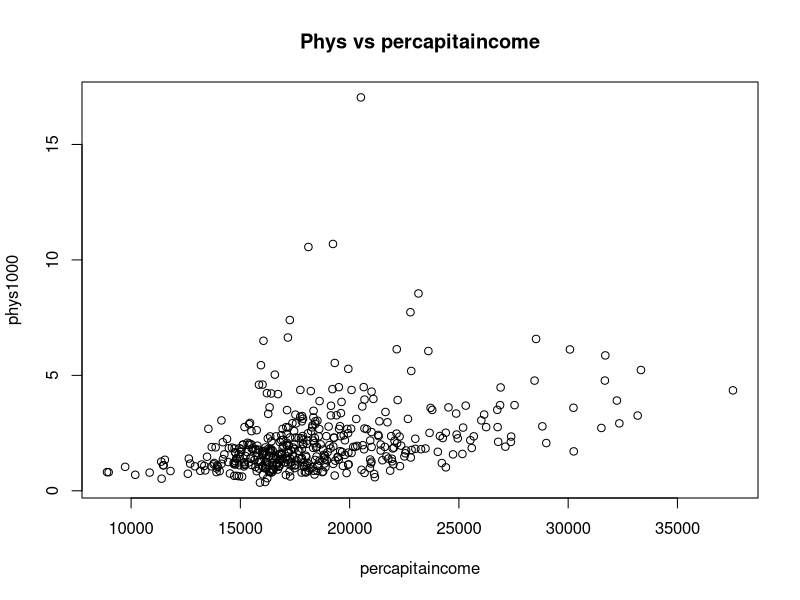
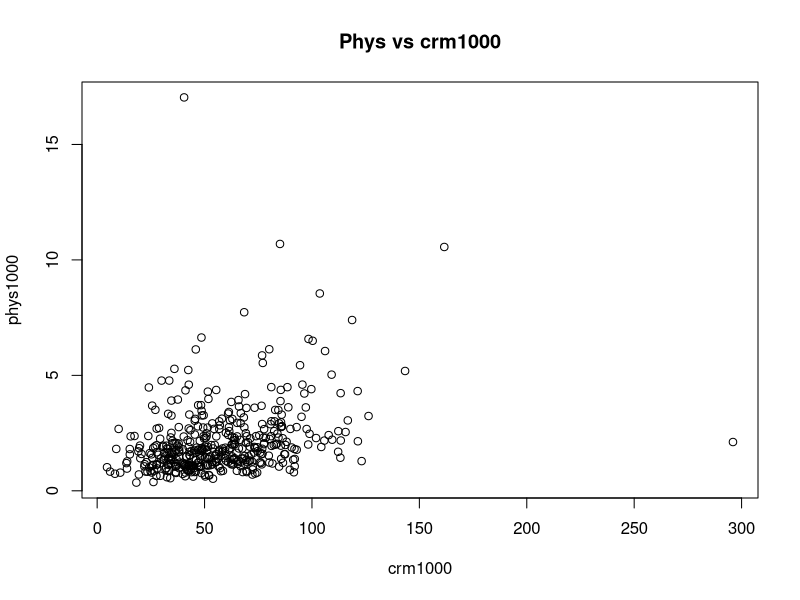
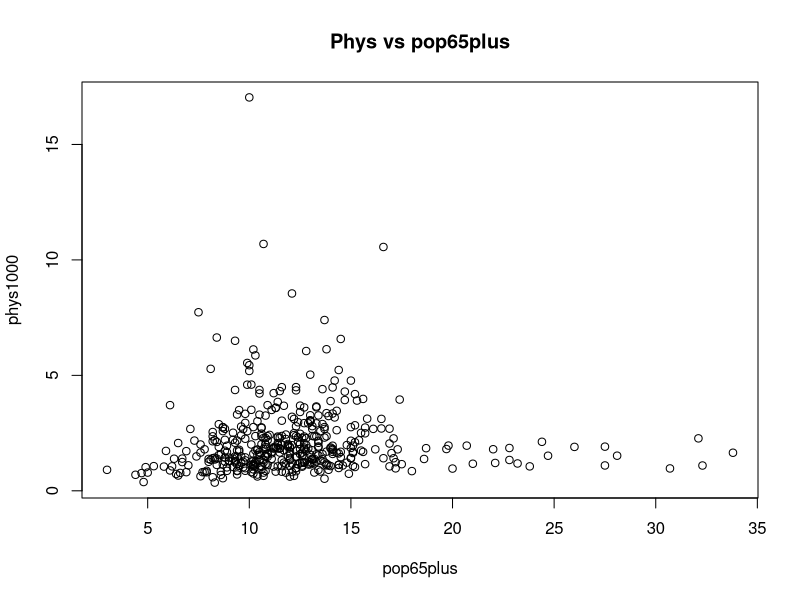
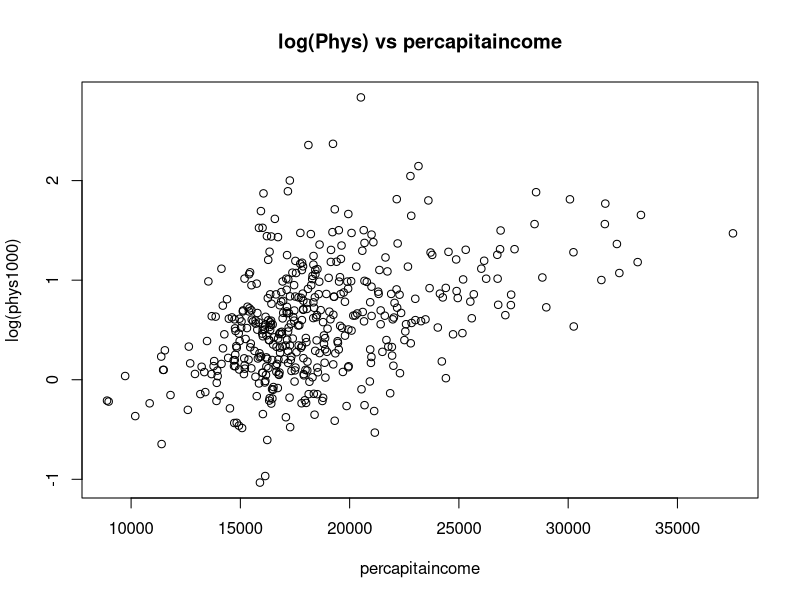
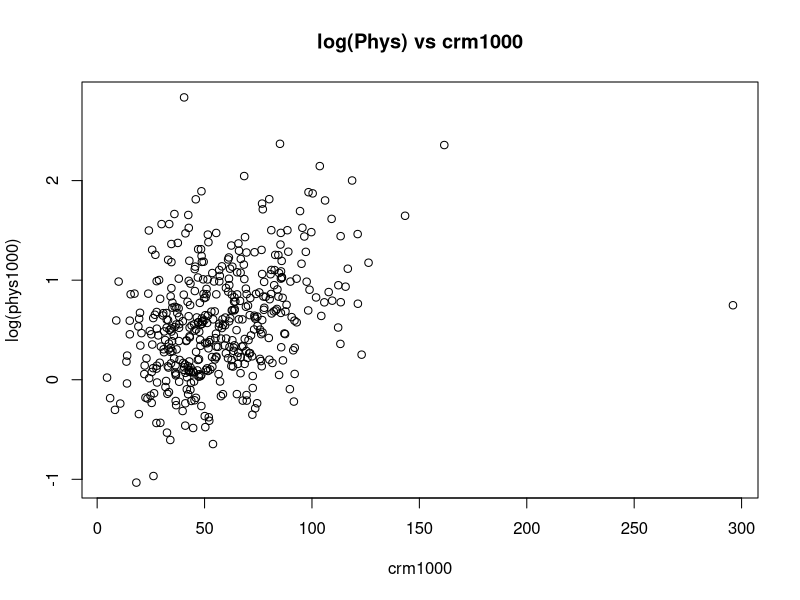
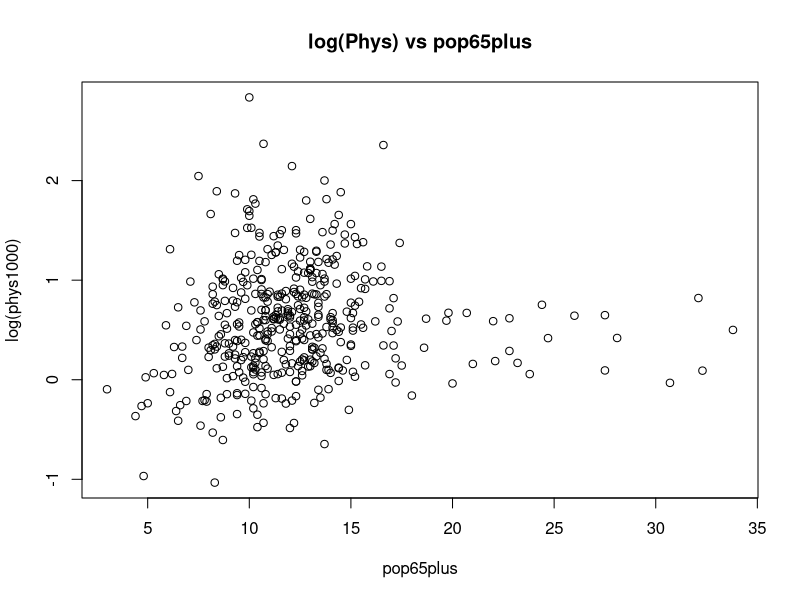
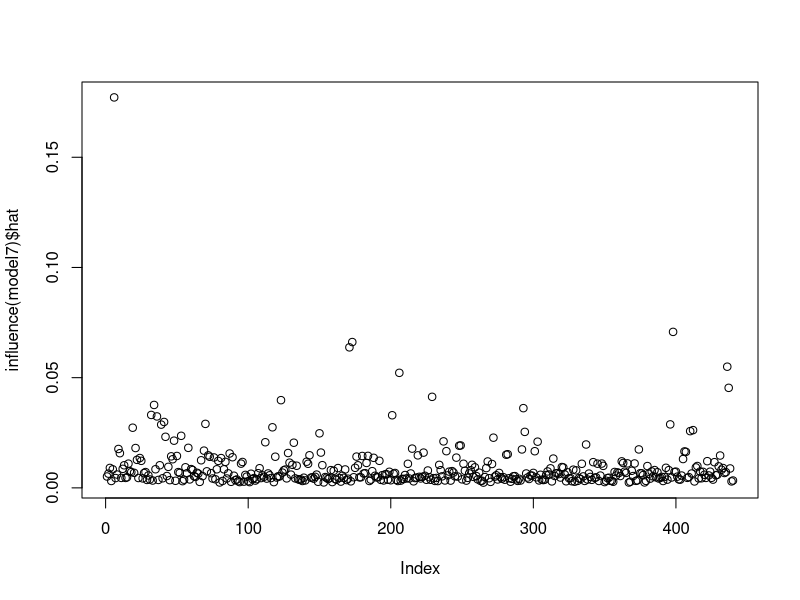
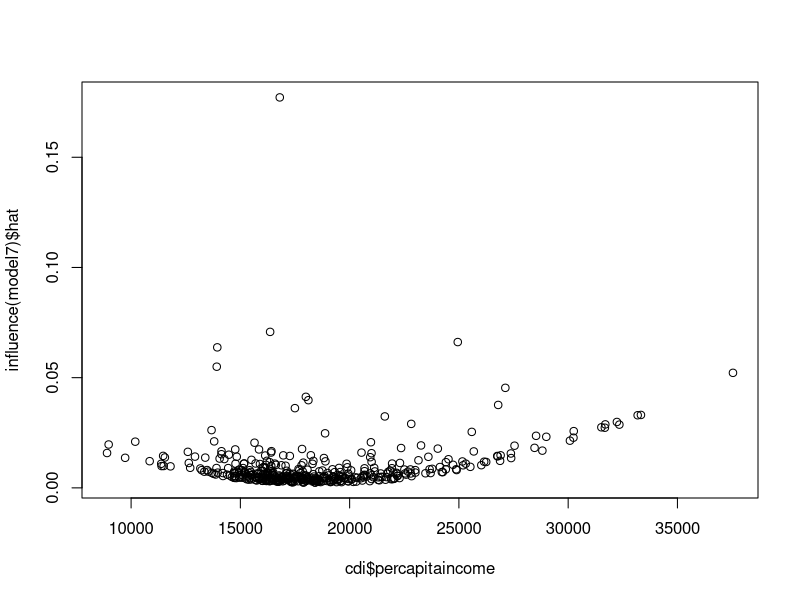

The R script that drew these images, in order: (Note: this script raises an error after producing the figures.)
## ---- chunk 1

cdi <- read.delim("CDI.txt")
cdi$region <- factor(cdi$region, levels = c(1, 2, 3, 4),
labels = c("Northeast", "Midwest", "South", "West"))
cdi$phys1000 <- 1000 * cdi$phys / cdi$popul
cdi$crm1000 <- 1000 * cdi$crimes / cdi$popul
## ---- chunk 2
plot(phys1000 ~ percapitaincome, data = cdi, main ="Phys vs percapitaincome")
plot(phys1000 ~ crm1000, data = cdi, main ="Phys vs crm1000")
plot(phys1000 ~ pop65plus, data = cdi, main ="Phys vs pop65plus")

plot(log(phys1000) ~ percapitaincome, data = cdi, main ="log(Phys) vs percapitaincome")
plot(log(phys1000) ~ crm1000, data = cdi, main ="log(Phys) vs crm1000")
plot(log(phys1000) ~ pop65plus, data = cdi, main ="log(Phys) vs pop65plus")
## ---- chunk 3
model1 <- lm(log(phys1000) ~ percapitaincome, data = cdi)
model2 <- lm(log(phys1000) ~ crm1000, data = cdi)
model3 <- lm(log(phys1000) ~ pop65plus, data = cdi)
model4 <- lm(log(phys1000) ~ percapitaincome + crm1000, data = cdi)
model5 <- lm(log(phys1000) ~ percapitaincome + pop65plus, data = cdi)
model6 <- lm(log(phys1000) ~ crm1000 + pop65plus, data = cdi)
model7 <- lm(log(phys1000) ~ percapitaincome + crm1000 + pop65plus, data = cdi)
model8 <- lm(log(phys1000) ~ 1, data = cdi)

r2 = c(
  summary(model1)$adj.r.squared,
  summary(model2)$adj.r.squared,
  summary(model3)$adj.r.squared,
  summary(model4)$adj.r.squared,
  summary(model5)$adj.r.squared,
  summary(model6)$adj.r.squared,
  summary(model7)$adj.r.squared,
  summary(model8)$adj.r.squared
)
r2

bic = c(
  AIC(model1, k = log(440)),
  AIC(model2, k = log(440)),
  AIC(model3, k = log(440)),
  AIC(model4, k = log(440)),
  AIC(model5, k = log(440)),
  AIC(model6, k = log(440)),
  AIC(model7, k = log(440)),
  AIC(model8, k = log(440))
)
bic



## ---- chunk 4
plot(influence(model7)$hat)

plot(influence(model7)$hat ~cdi$percapitaincome)
plot(influence(model7)$hat ~cdi$crm1000)
plot(influence(model7)$hat ~cdi$pop65plus)
## ---- chunk 5
outlier <- which(cdi$crm1000 > 250)
cdi[outlier,]
## ---- chunk 6
studRes <- rstudent(model7)
plot(studRes ~ cdi$percapitaincome)
plot(studRes ~ cdi$crm1000)
plot(studRes ~ cdi$pop65plus)

pred <- predict(model7)
plot(studRes ~ pred)
abline(h=c(-2,2))

studRes[outlier]
## ---- chunk 7
outlier2 <- which(studRes > 4)
cdi[outlier2,]
## ---- chunk 8
sigmas <- influence(model7)$sigma
plot(sigmas ~ cdi$crm1000) 
plot(sigmas ~ cdi$percapitaincome) 
plot(sigmas ~ cdi$pop65plus) 

points(outlier, sigmas[outlier], col = "red", pch = 19)
points(outlier2, sigmas[outlier2], col = "green", pch = 19)
## ---- chunk 9
D <- cooks.distance(model7)
Di <- cooks.distance(model7i)
plot(D ~ cdi$percapitaincome)
plot(Di ~ cdi[-c(outlier,outlier2),]$percapitaincome)
plot(D ~ cdi$crm1000)
plot(Di ~ cdi[-c(outlier,outlier2),]$crm1000)
plot(D ~ cdi$pop65plus)
plot(Di ~ cdi[-c(outlier,outlier2),]$pop65plus)

## ---- chunk 10
betas <- dfbetas(model7)
plot(betas[,1] ~ cdi$id)
plot(betas[,2] ~ cdi$id)
plot(betas[,3] ~ cdi$id)
plot(betas[,4] ~ cdi$id)

## ---- chunk 11
cdi <- cdi[-c(outlier,outlier2),]
## ---- chunk 12
model1 <- lm(log(phys1000) ~ percapitaincome, data = cdi)
model2 <- lm(log(phys1000) ~ crm1000, data = cdi)
model3 <- lm(log(phys1000) ~ pop65plus, data = cdi)
model4 <- lm(log(phys1000) ~ percapitaincome + crm1000, data = cdi)
model5 <- lm(log(phys1000) ~ percapitaincome + pop65plus, data = cdi)
model6 <- lm(log(phys1000) ~ crm1000 + pop65plus, data = cdi)
model7 <- lm(log(phys1000) ~ percapitaincome + crm1000 + pop65plus, data = cdi)
model8 <- lm(log(phys1000) ~ 1, data = cdi)

r2 = c(
  summary(model1)$adj.r.squared,
  summary(model2)$adj.r.squared,
  summary(model3)$adj.r.squared,
  summary(model4)$adj.r.squared,
  summary(model5)$adj.r.squared,
  summary(model6)$adj.r.squared,
  summary(model7)$adj.r.squared,
  summary(model8)$adj.r.squared
)
r2

bic = c(
  AIC(model1, k = log(440)),
  AIC(model2, k = log(440)),
  AIC(model3, k = log(440)),
  AIC(model4, k = log(440)),
  AIC(model5, k = log(440)),
  AIC(model6, k = log(440)),
  AIC(model7, k = log(440)),
  AIC(model8, k = log(440))
)
bic
## ---- chunk 13
plot(influence(model7)$hat)

plot(influence(model7)$hat ~cdi$percapitaincome)
plot(influence(model7)$hat ~cdi$crm1000)
plot(influence(model7)$hat ~cdi$pop65plus)
## ---- chunk 14
studRes <- rstudent(model7)
plot(studRes ~ cdi$percapitaincome)
plot(studRes ~ cdi$crm1000)
plot(studRes ~ cdi$pop65plus)

pred <- predict(model7)
plot(studRes ~ pred)
abline(h=c(-2,2))

## ---- chunk 15

sigmas <- influence(model7)$sigma
plot(sigmas ~ cdi$crm1000) 
plot(sigmas ~ cdi$percapitaincome) 
plot(sigmas ~ cdi$pop65plus) 

## ---- chunk 16
D <- cooks.distance(model7)
plot(D ~ cdi$percapitaincome)
plot(D ~ cdi$crm1000)
plot(D ~ cdi$pop65plus)

